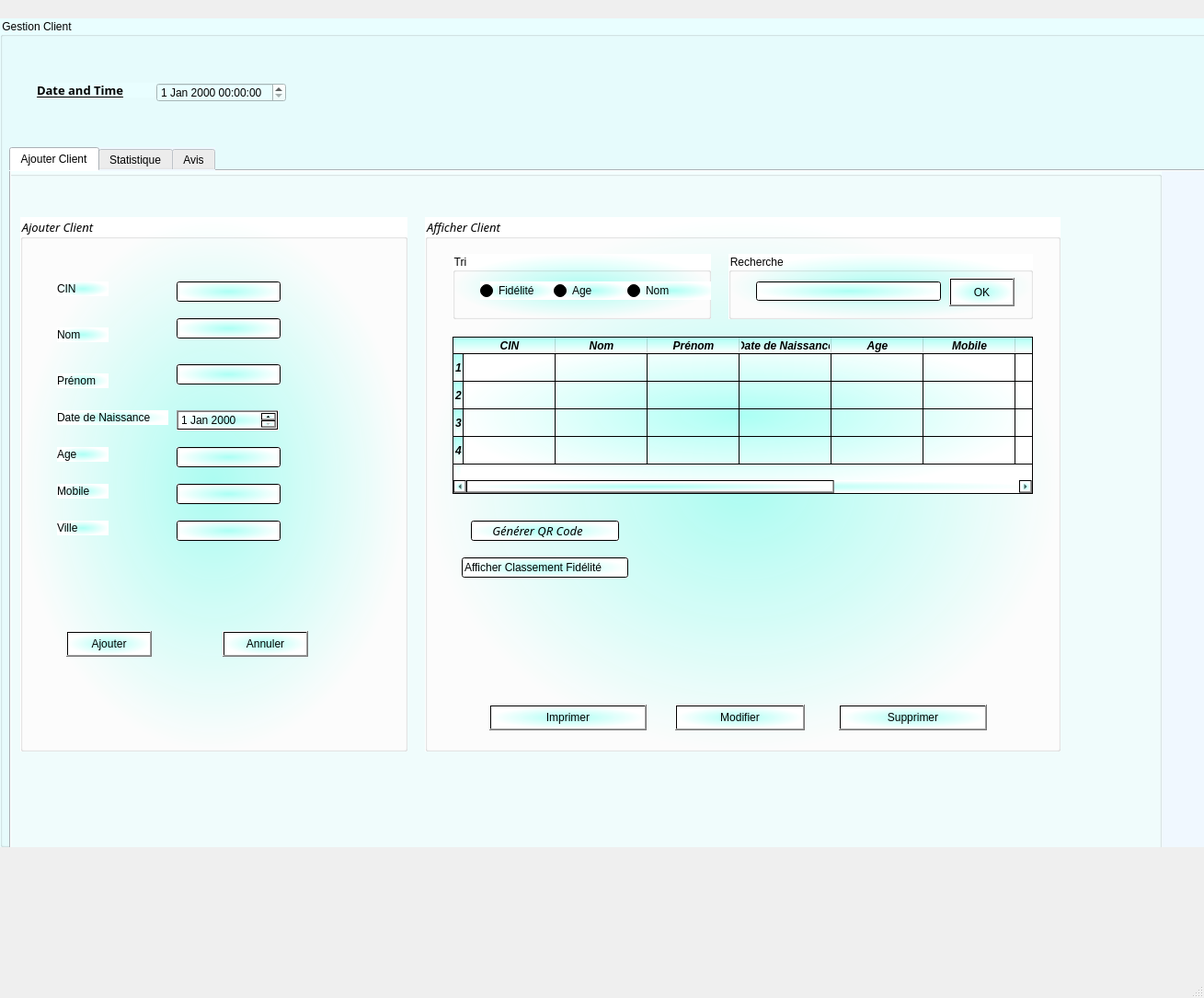
<?xml version="1.0" encoding="UTF-8"?>
<ui version="4.0">
 <class>MainWindow</class>
 <widget class="QMainWindow" name="MainWindow">
  <property name="geometry">
   <rect>
    <x>0</x>
    <y>0</y>
    <width>1309</width>
    <height>1085</height>
   </rect>
  </property>
  <property name="windowTitle">
   <string>MainWindow</string>
  </property>
  <widget class="QWidget" name="centralwidget">
   <widget class="QGroupBox" name="groupBox">
    <property name="geometry">
     <rect>
      <x>0</x>
      <y>20</y>
      <width>1581</width>
      <height>901</height>
     </rect>
    </property>
    <property name="styleSheet">
     <string notr="true">background-color: rgb(233, 254, 255);</string>
    </property>
    <property name="title">
     <string>Gestion Client</string>
    </property>
    <widget class="QTabWidget" name="GererClient">
     <property name="geometry">
      <rect>
       <x>10</x>
       <y>140</y>
       <width>1731</width>
       <height>791</height>
      </rect>
     </property>
     <property name="minimumSize">
      <size>
       <width>1731</width>
       <height>791</height>
      </size>
     </property>
     <property name="styleSheet">
      <string notr="true">background-color: rgb(249, 229, 255);
background-color: rgb(208, 241, 255);
background-color: rgb(240, 248, 255);</string>
     </property>
     <property name="currentIndex">
      <number>0</number>
     </property>
     <widget class="QWidget" name="widget">
      <attribute name="title">
       <string>Ajouter Client</string>
      </attribute>
      <widget class="QGroupBox" name="groupBox_2">
       <property name="geometry">
        <rect>
         <x>-10</x>
         <y>0</y>
         <width>1261</width>
         <height>781</height>
        </rect>
       </property>
       <property name="font">
        <font>
         <pointsize>9</pointsize>
        </font>
       </property>
       <property name="styleSheet">
        <string notr="true">background-color: rgb(225, 255, 236);
background-color: rgb(243, 255, 255);</string>
       </property>
       <property name="title">
        <string/>
       </property>
       <widget class="QGroupBox" name="groupBox_3">
        <property name="geometry">
         <rect>
          <x>20</x>
          <y>50</y>
          <width>421</width>
          <height>581</height>
         </rect>
        </property>
        <property name="font">
         <font>
          <family>Monotype Corsiva</family>
          <pointsize>10</pointsize>
          <weight>50</weight>
          <italic>true</italic>
          <bold>false</bold>
         </font>
        </property>
        <property name="styleSheet">
         <string notr="true">font: italic 10pt &quot;Monotype Corsiva&quot;;
background-color: qradialgradient(spread:pad, cx:0.5, cy:0.5, radius:0.5, fx:0.5, fy:0.5, stop:0 rgba(171, 255, 244, 248), stop:1 rgba(255, 255, 255, 255));</string>
        </property>
        <property name="title">
         <string>Ajouter Client</string>
        </property>
        <widget class="QLineEdit" name="lineEdit">
         <property name="geometry">
          <rect>
           <x>170</x>
           <y>70</y>
           <width>113</width>
           <height>22</height>
          </rect>
         </property>
        </widget>
        <widget class="QLabel" name="label">
         <property name="geometry">
          <rect>
           <x>40</x>
           <y>70</y>
           <width>56</width>
           <height>16</height>
          </rect>
         </property>
         <property name="text">
          <string>CIN</string>
         </property>
        </widget>
        <widget class="QLabel" name="label_2">
         <property name="geometry">
          <rect>
           <x>40</x>
           <y>120</y>
           <width>56</width>
           <height>16</height>
          </rect>
         </property>
         <property name="text">
          <string>Nom</string>
         </property>
        </widget>
        <widget class="QLabel" name="label_3">
         <property name="geometry">
          <rect>
           <x>40</x>
           <y>170</y>
           <width>56</width>
           <height>16</height>
          </rect>
         </property>
         <property name="text">
          <string>Prénom</string>
         </property>
        </widget>
        <widget class="QLabel" name="label_4">
         <property name="geometry">
          <rect>
           <x>40</x>
           <y>290</y>
           <width>56</width>
           <height>16</height>
          </rect>
         </property>
         <property name="text">
          <string>Mobile</string>
         </property>
        </widget>
        <widget class="QLabel" name="label_5">
         <property name="geometry">
          <rect>
           <x>40</x>
           <y>210</y>
           <width>121</width>
           <height>16</height>
          </rect>
         </property>
         <property name="text">
          <string>Date de Naissance</string>
         </property>
        </widget>
        <widget class="QLabel" name="label_6">
         <property name="geometry">
          <rect>
           <x>40</x>
           <y>330</y>
           <width>56</width>
           <height>16</height>
          </rect>
         </property>
         <property name="text">
          <string>Ville</string>
         </property>
        </widget>
        <widget class="QLineEdit" name="lineEdit_2">
         <property name="geometry">
          <rect>
           <x>170</x>
           <y>110</y>
           <width>113</width>
           <height>22</height>
          </rect>
         </property>
        </widget>
        <widget class="QLineEdit" name="lineEdit_3">
         <property name="geometry">
          <rect>
           <x>170</x>
           <y>160</y>
           <width>113</width>
           <height>22</height>
          </rect>
         </property>
        </widget>
        <widget class="QLineEdit" name="lineEdit_4">
         <property name="geometry">
          <rect>
           <x>170</x>
           <y>330</y>
           <width>113</width>
           <height>22</height>
          </rect>
         </property>
        </widget>
        <widget class="QLineEdit" name="lineEdit_5">
         <property name="geometry">
          <rect>
           <x>170</x>
           <y>290</y>
           <width>113</width>
           <height>22</height>
          </rect>
         </property>
        </widget>
        <widget class="QDateEdit" name="dateEdit">
         <property name="geometry">
          <rect>
           <x>170</x>
           <y>210</y>
           <width>111</width>
           <height>22</height>
          </rect>
         </property>
        </widget>
        <widget class="QPushButton" name="pushButton">
         <property name="geometry">
          <rect>
           <x>50</x>
           <y>450</y>
           <width>93</width>
           <height>28</height>
          </rect>
         </property>
         <property name="text">
          <string>Ajouter</string>
         </property>
        </widget>
        <widget class="QPushButton" name="pushButton_3">
         <property name="geometry">
          <rect>
           <x>220</x>
           <y>450</y>
           <width>93</width>
           <height>28</height>
          </rect>
         </property>
         <property name="text">
          <string>Annuler</string>
         </property>
         <property name="checkable">
          <bool>false</bool>
         </property>
         <property name="autoDefault">
          <bool>false</bool>
         </property>
         <property name="default">
          <bool>false</bool>
         </property>
        </widget>
        <widget class="QLabel" name="label_9">
         <property name="geometry">
          <rect>
           <x>40</x>
           <y>250</y>
           <width>56</width>
           <height>16</height>
          </rect>
         </property>
         <property name="text">
          <string>Age</string>
         </property>
        </widget>
        <widget class="QLineEdit" name="lineEdit_6">
         <property name="geometry">
          <rect>
           <x>170</x>
           <y>250</y>
           <width>113</width>
           <height>22</height>
          </rect>
         </property>
        </widget>
       </widget>
       <widget class="QGroupBox" name="groupBox_afficher">
        <property name="geometry">
         <rect>
          <x>460</x>
          <y>50</y>
          <width>691</width>
          <height>581</height>
         </rect>
        </property>
        <property name="font">
         <font>
          <family>Monotype Corsiva</family>
          <pointsize>10</pointsize>
          <weight>50</weight>
          <italic>true</italic>
          <bold>false</bold>
         </font>
        </property>
        <property name="styleSheet">
         <string notr="true">background-color: rgb(170, 255, 255);
font: italic 10pt &quot;Monotype Corsiva&quot;;
background-color: qradialgradient(spread:pad, cx:0.5, cy:0.5, radius:0.5, fx:0.5, fy:0.5, stop:0 rgba(171, 255, 244, 248), stop:1 rgba(255, 255, 255, 255));
background-color: rgb(140, 200, 193);
background-color: qconicalgradient(cx:0.5, cy:0.5, angle:0, stop:0 rgba(245, 224, 176, 255), stop:0.09 rgba(246, 189, 237, 255), stop:0.14 rgba(194, 228, 246, 255), stop:0.19 rgba(184, 160, 168, 255), stop:0.25 rgba(171, 186, 248, 255), stop:0.32 rgba(243, 248, 224, 255), stop:0.385 rgba(249, 187, 183, 255), stop:0.47 rgba(100, 115, 124, 255), stop:0.58 rgba(251, 205, 202, 255), stop:0.65 rgba(255, 230, 185, 255), stop:0.75 rgba(252, 222, 204, 255), stop:0.805 rgba(206, 179, 218, 255), stop:0.86 rgba(254, 223, 175, 255), stop:0.91 rgba(254, 236, 244, 255), stop:1 rgba(255, 191, 221, 255));
background-color: qradialgradient(spread:pad, cx:0.5, cy:0.5, radius:0.5, fx:0.5, fy:0.5, stop:0 rgba(171, 255, 244, 248), stop:1 rgba(255, 255, 255, 255));</string>
        </property>
        <property name="title">
         <string>Afficher Client</string>
        </property>
        <widget class="QTableWidget" name="tableWidget">
         <property name="geometry">
          <rect>
           <x>30</x>
           <y>130</y>
           <width>631</width>
           <height>171</height>
          </rect>
         </property>
         <row>
          <property name="text">
           <string>1</string>
          </property>
          <property name="font">
           <font>
            <weight>75</weight>
            <italic>true</italic>
            <bold>true</bold>
           </font>
          </property>
         </row>
         <row>
          <property name="text">
           <string>2</string>
          </property>
          <property name="font">
           <font>
            <weight>75</weight>
            <italic>true</italic>
            <bold>true</bold>
           </font>
          </property>
         </row>
         <row>
          <property name="text">
           <string>3</string>
          </property>
          <property name="font">
           <font>
            <weight>75</weight>
            <italic>true</italic>
            <bold>true</bold>
           </font>
          </property>
         </row>
         <row>
          <property name="text">
           <string>4</string>
          </property>
          <property name="font">
           <font>
            <weight>75</weight>
            <italic>true</italic>
            <bold>true</bold>
           </font>
          </property>
         </row>
         <column>
          <property name="text">
           <string>CIN</string>
          </property>
          <property name="font">
           <font>
            <weight>75</weight>
            <italic>true</italic>
            <bold>true</bold>
           </font>
          </property>
         </column>
         <column>
          <property name="text">
           <string>Nom</string>
          </property>
          <property name="font">
           <font>
            <weight>75</weight>
            <italic>true</italic>
            <bold>true</bold>
           </font>
          </property>
         </column>
         <column>
          <property name="text">
           <string>Prénom</string>
          </property>
          <property name="font">
           <font>
            <weight>75</weight>
            <italic>true</italic>
            <bold>true</bold>
           </font>
          </property>
         </column>
         <column>
          <property name="text">
           <string>Date de Naissance</string>
          </property>
          <property name="font">
           <font>
            <weight>75</weight>
            <italic>true</italic>
            <bold>true</bold>
           </font>
          </property>
         </column>
         <column>
          <property name="text">
           <string>Age</string>
          </property>
          <property name="font">
           <font>
            <weight>75</weight>
            <italic>true</italic>
            <bold>true</bold>
           </font>
          </property>
         </column>
         <column>
          <property name="text">
           <string>Mobile</string>
          </property>
          <property name="font">
           <font>
            <weight>75</weight>
            <italic>true</italic>
            <bold>true</bold>
           </font>
          </property>
         </column>
         <column>
          <property name="text">
           <string>Ville</string>
          </property>
          <property name="font">
           <font>
            <weight>75</weight>
            <italic>true</italic>
            <bold>true</bold>
           </font>
          </property>
         </column>
         <column>
          <property name="text">
           <string>Nombre de visite</string>
          </property>
          <property name="font">
           <font>
            <weight>75</weight>
            <italic>true</italic>
            <bold>true</bold>
           </font>
          </property>
         </column>
         <column>
          <property name="text">
           <string>Fidelité</string>
          </property>
          <property name="font">
           <font>
            <weight>75</weight>
            <italic>true</italic>
            <bold>true</bold>
           </font>
          </property>
         </column>
        </widget>
        <widget class="QGroupBox" name="groupBox_4">
         <property name="geometry">
          <rect>
           <x>30</x>
           <y>40</y>
           <width>281</width>
           <height>71</height>
          </rect>
         </property>
         <property name="title">
          <string>Tri</string>
         </property>
         <widget class="QRadioButton" name="radioButton">
          <property name="geometry">
           <rect>
            <x>30</x>
            <y>30</y>
            <width>83</width>
            <height>20</height>
           </rect>
          </property>
          <property name="text">
           <string>Fidélité</string>
          </property>
         </widget>
         <widget class="QRadioButton" name="radioButton_2">
          <property name="geometry">
           <rect>
            <x>110</x>
            <y>30</y>
            <width>83</width>
            <height>20</height>
           </rect>
          </property>
          <property name="text">
           <string>Age</string>
          </property>
         </widget>
         <widget class="QRadioButton" name="radioButton_3">
          <property name="geometry">
           <rect>
            <x>190</x>
            <y>30</y>
            <width>97</width>
            <height>20</height>
           </rect>
          </property>
          <property name="text">
           <string>Nom</string>
          </property>
         </widget>
        </widget>
        <widget class="QLineEdit" name="lineEdit_7">
         <property name="geometry">
          <rect>
           <x>50</x>
           <y>330</y>
           <width>161</width>
           <height>22</height>
          </rect>
         </property>
         <property name="font">
          <font>
           <family>Monotype Corsiva</family>
           <pointsize>10</pointsize>
           <weight>50</weight>
           <italic>true</italic>
           <bold>false</bold>
           <underline>false</underline>
           <kerning>true</kerning>
          </font>
         </property>
         <property name="text">
          <string>      Générer QR Code</string>
         </property>
        </widget>
        <widget class="QLineEdit" name="lineEdit_8">
         <property name="geometry">
          <rect>
           <x>40</x>
           <y>370</y>
           <width>181</width>
           <height>22</height>
          </rect>
         </property>
         <property name="text">
          <string>Afficher Classement Fidélité</string>
         </property>
        </widget>
        <widget class="QGroupBox" name="groupBox_5">
         <property name="geometry">
          <rect>
           <x>330</x>
           <y>40</y>
           <width>331</width>
           <height>71</height>
          </rect>
         </property>
         <property name="title">
          <string>Recherche </string>
         </property>
         <widget class="QLineEdit" name="lineEdit_9">
          <property name="geometry">
           <rect>
            <x>30</x>
            <y>30</y>
            <width>201</width>
            <height>21</height>
           </rect>
          </property>
         </widget>
         <widget class="QPushButton" name="pushButton_ok">
          <property name="enabled">
           <bool>true</bool>
          </property>
          <property name="geometry">
           <rect>
            <x>240</x>
            <y>26</y>
            <width>71</width>
            <height>31</height>
           </rect>
          </property>
          <property name="layoutDirection">
           <enum>Qt::LeftToRight</enum>
          </property>
          <property name="text">
           <string>OK</string>
          </property>
          <property name="checkable">
           <bool>false</bool>
          </property>
          <property name="default">
           <bool>true</bool>
          </property>
         </widget>
        </widget>
        <widget class="QPushButton" name="pushButton_4">
         <property name="geometry">
          <rect>
           <x>70</x>
           <y>530</y>
           <width>171</width>
           <height>28</height>
          </rect>
         </property>
         <property name="text">
          <string>Imprimer</string>
         </property>
        </widget>
        <widget class="QPushButton" name="pushButton_7">
         <property name="geometry">
          <rect>
           <x>450</x>
           <y>530</y>
           <width>161</width>
           <height>28</height>
          </rect>
         </property>
         <property name="text">
          <string>Supprimer</string>
         </property>
        </widget>
        <widget class="QPushButton" name="pushButton_2">
         <property name="geometry">
          <rect>
           <x>272</x>
           <y>530</y>
           <width>141</width>
           <height>28</height>
          </rect>
         </property>
         <property name="text">
          <string>Modifier</string>
         </property>
        </widget>
       </widget>
      </widget>
     </widget>
     <widget class="QWidget" name="Statistique">
      <attribute name="title">
       <string>Statistique</string>
      </attribute>
      <widget class="QGroupBox" name="groupBox_6">
       <property name="geometry">
        <rect>
         <x>0</x>
         <y>0</y>
         <width>981</width>
         <height>751</height>
        </rect>
       </property>
       <property name="title">
        <string/>
       </property>
       <widget class="QLabel" name="label_15">
        <property name="geometry">
         <rect>
          <x>30</x>
          <y>50</y>
          <width>56</width>
          <height>16</height>
         </rect>
        </property>
        <property name="text">
         <string>Selon :</string>
        </property>
       </widget>
       <widget class="QRadioButton" name="radioButton_4">
        <property name="geometry">
         <rect>
          <x>170</x>
          <y>100</y>
          <width>161</width>
          <height>20</height>
         </rect>
        </property>
        <property name="text">
         <string>Nombre de visite</string>
        </property>
       </widget>
       <widget class="QRadioButton" name="radioButton_8">
        <property name="geometry">
         <rect>
          <x>450</x>
          <y>100</y>
          <width>97</width>
          <height>20</height>
         </rect>
        </property>
        <property name="text">
         <string>Age</string>
        </property>
       </widget>
       <widget class="QRadioButton" name="radioButton_9">
        <property name="geometry">
         <rect>
          <x>680</x>
          <y>100</y>
          <width>97</width>
          <height>20</height>
         </rect>
        </property>
        <property name="text">
         <string>Ville</string>
        </property>
       </widget>
       <widget class="QTableWidget" name="tableWidget_3">
        <property name="geometry">
         <rect>
          <x>100</x>
          <y>160</y>
          <width>731</width>
          <height>401</height>
         </rect>
        </property>
       </widget>
      </widget>
     </widget>
     <widget class="QWidget" name="tab">
      <attribute name="title">
       <string>Avis</string>
      </attribute>
      <widget class="QGroupBox" name="groupBox_7">
       <property name="geometry">
        <rect>
         <x>0</x>
         <y>0</y>
         <width>911</width>
         <height>581</height>
        </rect>
       </property>
       <property name="title">
        <string/>
       </property>
       <widget class="QCheckBox" name="checkBox">
        <property name="geometry">
         <rect>
          <x>260</x>
          <y>130</y>
          <width>83</width>
          <height>20</height>
         </rect>
        </property>
        <property name="text">
         <string>CheckBox</string>
        </property>
       </widget>
       <widget class="QCheckBox" name="checkBox_2">
        <property name="geometry">
         <rect>
          <x>260</x>
          <y>170</y>
          <width>83</width>
          <height>20</height>
         </rect>
        </property>
        <property name="text">
         <string>CheckBox</string>
        </property>
       </widget>
       <widget class="QCheckBox" name="checkBox_3">
        <property name="geometry">
         <rect>
          <x>260</x>
          <y>210</y>
          <width>83</width>
          <height>20</height>
         </rect>
        </property>
        <property name="text">
         <string>CheckBox</string>
        </property>
       </widget>
       <widget class="QCheckBox" name="checkBox_4">
        <property name="geometry">
         <rect>
          <x>260</x>
          <y>250</y>
          <width>83</width>
          <height>20</height>
         </rect>
        </property>
        <property name="text">
         <string>CheckBox</string>
        </property>
       </widget>
       <widget class="QLabel" name="label_8">
        <property name="geometry">
         <rect>
          <x>50</x>
          <y>130</y>
          <width>56</width>
          <height>16</height>
         </rect>
        </property>
        <property name="text">
         <string>TextLabel</string>
        </property>
       </widget>
       <widget class="QLabel" name="label_11">
        <property name="geometry">
         <rect>
          <x>50</x>
          <y>170</y>
          <width>56</width>
          <height>16</height>
         </rect>
        </property>
        <property name="text">
         <string>TextLabel</string>
        </property>
       </widget>
       <widget class="QLabel" name="label_12">
        <property name="geometry">
         <rect>
          <x>50</x>
          <y>210</y>
          <width>56</width>
          <height>16</height>
         </rect>
        </property>
        <property name="text">
         <string>TextLabel</string>
        </property>
       </widget>
       <widget class="QLabel" name="label_13">
        <property name="geometry">
         <rect>
          <x>50</x>
          <y>250</y>
          <width>56</width>
          <height>16</height>
         </rect>
        </property>
        <property name="text">
         <string>TextLabel</string>
        </property>
       </widget>
       <widget class="QLabel" name="label_14">
        <property name="geometry">
         <rect>
          <x>50</x>
          <y>300</y>
          <width>56</width>
          <height>16</height>
         </rect>
        </property>
        <property name="text">
         <string>TextLabel</string>
        </property>
       </widget>
       <widget class="QCheckBox" name="checkBox_5">
        <property name="geometry">
         <rect>
          <x>260</x>
          <y>290</y>
          <width>83</width>
          <height>20</height>
         </rect>
        </property>
        <property name="text">
         <string>CheckBox</string>
        </property>
       </widget>
      </widget>
     </widget>
    </widget>
    <widget class="QLabel" name="label_21">
     <property name="geometry">
      <rect>
       <x>40</x>
       <y>70</y>
       <width>141</width>
       <height>16</height>
      </rect>
     </property>
     <property name="font">
      <font>
       <family>Microsoft YaHei UI Light</family>
       <pointsize>10</pointsize>
       <weight>75</weight>
       <italic>false</italic>
       <bold>true</bold>
       <underline>true</underline>
      </font>
     </property>
     <property name="text">
      <string>Date and Time</string>
     </property>
    </widget>
    <widget class="QDateTimeEdit" name="dateTimeEdit">
     <property name="geometry">
      <rect>
       <x>170</x>
       <y>70</y>
       <width>141</width>
       <height>21</height>
      </rect>
     </property>
    </widget>
   </widget>
  </widget>
  <widget class="QMenuBar" name="menubar">
   <property name="geometry">
    <rect>
     <x>0</x>
     <y>0</y>
     <width>1309</width>
     <height>26</height>
    </rect>
   </property>
  </widget>
  <widget class="QStatusBar" name="statusbar"/>
 </widget>
 <resources/>
 <connections/>
</ui>
